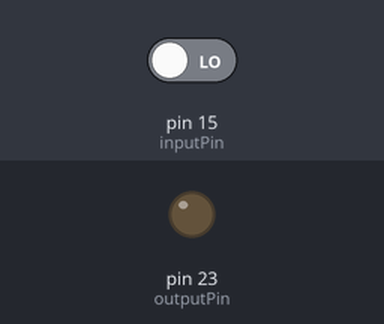
A program run on a simulated Raspberry Pi (header pin numbers). Shown: output pins drawn as LEDs (lit = HIGH). Inputs (shaded band) come from the test bench; at power-on: pin 15 (inputPin) LOW. What the program prints to the terminal is not drawn.

Above: at 1.2 s.
1.3 s: pin 15 (inputPin) driven HIGH
At 2.1 s:
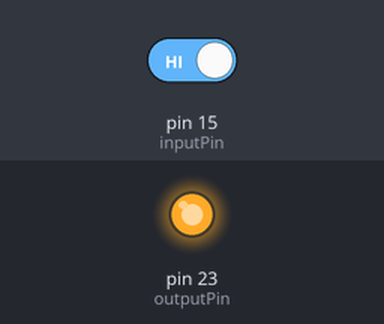
Timing chart, 0 to 4.3 s (numbered marks = the images above; inputs shaded):
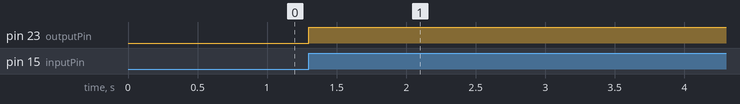

Measured:
- after the input at 1.3 s, pin 23 (outputPin): LOW → HIGH at once

The program:

buttonLED.py
```python
import RPi.GPIO as GPIO

GPIO.setmode(GPIO.BOARD)
inputPin = 15
outputPin = 23

lightState = False
buttonStateOld = True

GPIO.setup(inputPin, GPIO.IN)
GPIO.setup(outputPin, GPIO.OUT)

while (1 == 1):
    buttonStateNew = GPIO.input(inputPin)

    if buttonStateOld == False and buttonStateNew == True:
        lightState = not(lightState)

    GPIO.output(outputPin, lightState)

    x = GPIO.input(inputPin)
    print(x)

    buttonStateOld = buttonStateNew
```
